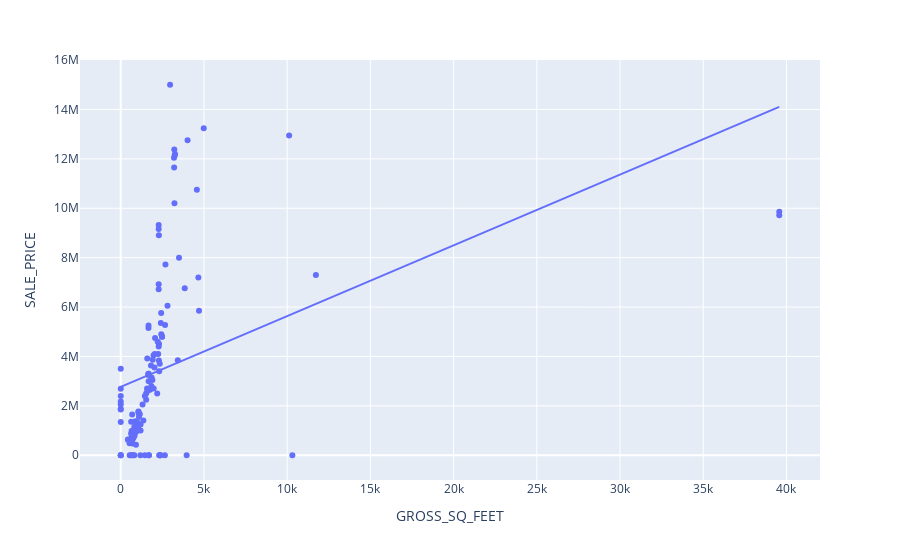

Here is the notebook cell this chart was saved with:
### Code cell
# Now that you've removed outliers,
# Look again at a scatter plot with OLS (Ordinary Least Squares) trendline
import plotly .express as px
px.scatter(Tribeca, x='GROSS_SQ_FEET', y='SALE_PRICE',trendline='ols')

### Figure 1 — Plotly figure (JSON) as saved in the notebook; plotly's stock layout.template omitted (floating-point values rounded to 4 significant figures; data arrays with more than 128 entries replaced by an {"elided": "..."} marker saying what was removed)
{"data": [{"hoverlabel": {"namelength": 0}, "hovertemplate": "GROSS_SQ_FEET=%{x}<br>SALE_PRICE=%{y}", "legendgroup": "", "marker": {"color": "#636efa", "symbol": "circle"}, "mode": "markers", "name": "", "showlegend": false, "type": "scatter", "x": {"elided": "129 int values"}, "xaxis": "x", "y": {"elided": "129 int values"}, "yaxis": "y"}, {"hoverlabel": {"namelength": 0}, "hovertemplate": "<b>OLS trendline</b><br>SALE_PRICE = 286.467 * GROSS_SQ_FEET + 2.76868e+06<br>R<sup>2</sup>=0.156262<br><br>GROSS_SQ_FEET=%{x}<br>SALE_PRICE=%{y} <b>(trend)</b>", "legendgroup": "", "marker": {"color": "#636efa", "symbol": "circle"}, "mode": "lines", "name": "", "showlegend": false, "type": "scatter", "x": {"elided": "129 int values"}, "xaxis": "x", "y": {"elided": "129 float values"}, "yaxis": "y"}], "layout": {"legend": {"tracegroupgap": 0}, "margin": {"t": 60}, "xaxis": {"anchor": "y", "domain": [0, 1], "title": {"text": "GROSS_SQ_FEET"}}, "yaxis": {"anchor": "x", "domain": [0, 1], "title": {"text": "SALE_PRICE"}}}}
